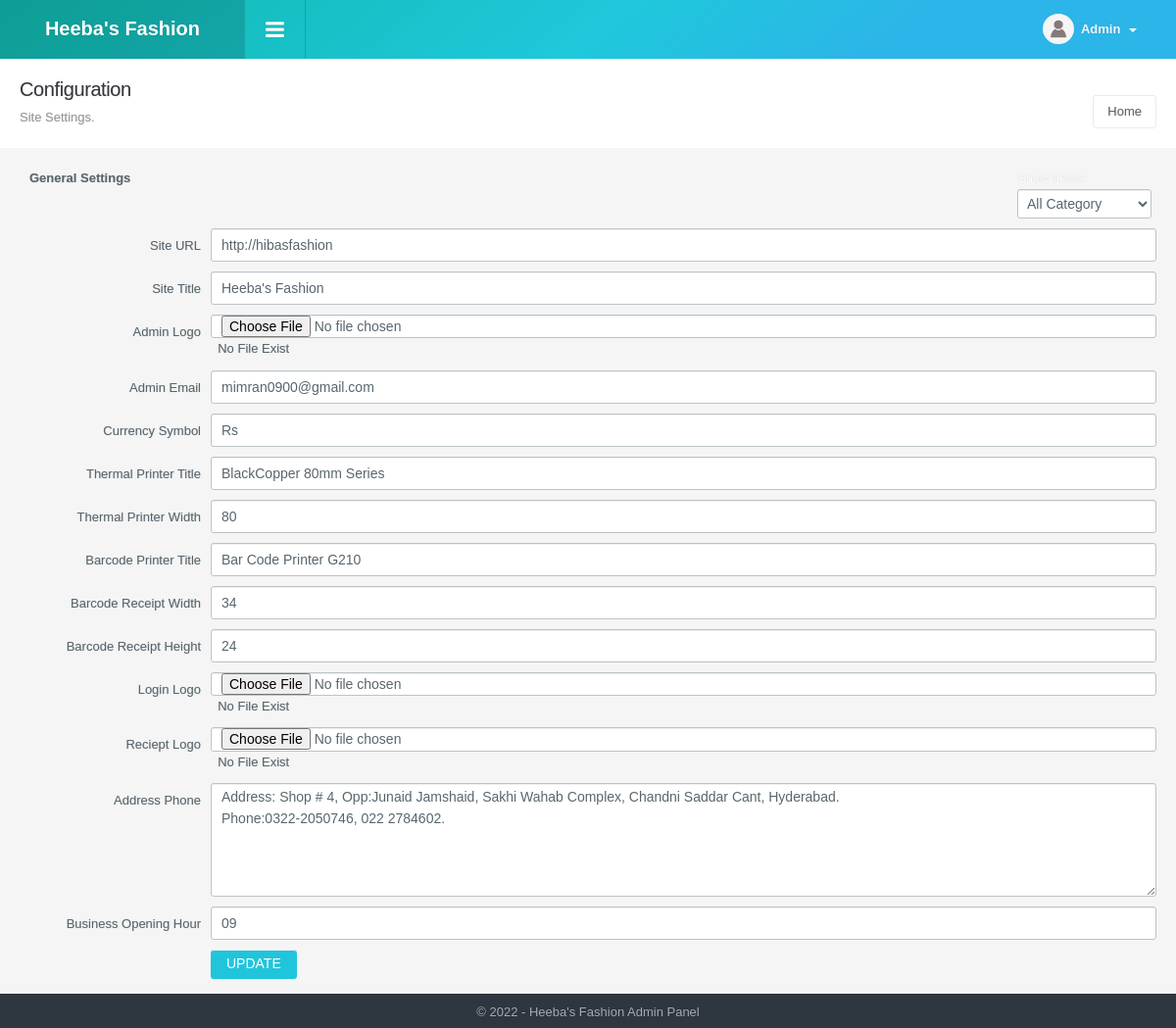
Page /config_manage.php (signed in) on the earlier database version.
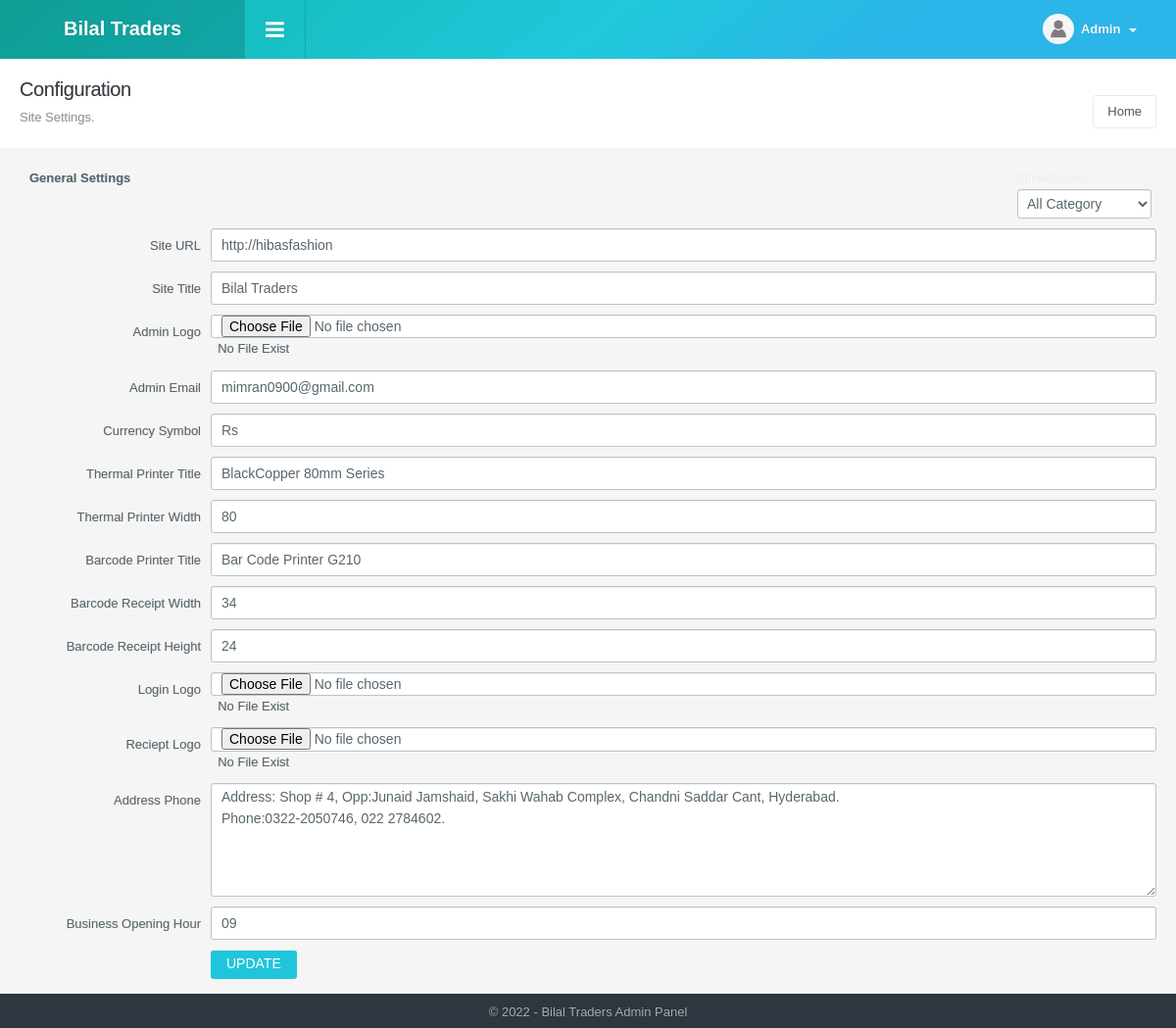
Same page on the later database version.
### tables this page shows
CREATE TABLE `config_variable` (
  `id` int NOT NULL,
  `config_type_id` int NOT NULL,
  `title` varchar(512) NOT NULL,
  `notes` varchar(512) NOT NULL,
  `type` varchar(200) NOT NULL,
  `default_values` text NOT NULL,
  `key` varchar(200) NOT NULL,
  `value` text NOT NULL,
  `sortorder` int NOT NULL
);

### include/db.php (called while the page is built, shortened)
<?php
function doquery($qr,$lnk){
	@$res=mysqli_query($lnk, $qr) or die($qr." - ".mysqli_error($lnk));
	return $res;
}
function dofetch($rs){
	@$rec=mysqli_fetch_array($rs);
	return $rec;
}
function numrows($rs){
	return mysqli_num_rows($rs);
}

### include/utility.php (the view, shortened to what the changed rows need)
<?php
function get_config($var){
	global $dblink;
	$sql="select value from config_variable where `key`='".slash($var)."'";
	$resConfig=doquery($sql,$dblink);
	if(numrows($resConfig)>0){
		while($rowConfig=dofetch($resConfig))
			return unslash($rowConfig["value"]);
	}
}
$site_title=get_config("site_title");
$site_url=get_config("site_url");
$file_upload_url=$site_url."/uploads/";
function slash($str){
	if(!is_array($str))
		return utf8_encode(addslashes($str));
	else{
		for($i=0; $i<count($str); $i++)
			$str[$i]=slash($str[$i]);
		return $str;
	}
}
function unslash($str){
	return stripslashes(utf8_decode($str));
	}
function getInputBox($type, $value, $id, $class,$default_values){
	global $file_upload_url;
	switch($type){
		case "text":
				echo '<input type="text" size="62%" name="text_'.$id.'" class="'.$class.'" value="'.$value.'" />';
        break;
		case "file":
			if ($value != "") {
			echo '<input type="file" size="50%" name="file_'.$id.'" class="'.$class.'" /><a href="'.$file_upload_url.'/config/'.$value.'" target="_blank" style=" color:#000;">&nbsp;&nbsp;Previous File</a>';
			}
			else{
				echo '<input type="file" size="50%" name="file_'.$id.'" class="'.$class.'" />&nbsp;&nbsp;No File Exist';
				}
        break;
		case "textarea":
			echo '<textarea name="textarea_'.$id.'" class="'.$class.'" cols="80" rows="5">'.$value.'</textarea>';
        break;
	}
}

### include/header.php (shortened to what the changed rows need)
<!DOCTYPE html>
<html>
<head>
<link type="text/css" rel="stylesheet" href="css/font-awesome.min.css" />
<link type="text/css" rel="stylesheet" href="css/font-awesome.css" />
<link type="text/css" rel="stylesheet"  href="css/bootstrap.css" />
<link rel="stylesheet" href="css/bootstrap-datetimepicker.min.css" />
<link type="text/css" rel="stylesheet"  href="css/awesome-bootstrap-checkbox.css" />
<link href="css/general.css" type="text/css" rel="stylesheet" />
<link type="text/css" rel="stylesheet"  href="css/style.css" />
<link rel="stylesheet" href="css/style.min.css">
</head>
<body>
	<div id="wrapper" class="round_corners">
    	<div id="top" class="clearfix">
            <div class="applogo">
                <a href="index.php" class="logo"><?php $admin_logo=get_config("admin_logo"); if(empty($admin_logo)) echo $site_title; else { ?><img src="<?php echo $file_upload_root;?>config/<?php echo $admin_logo?>" /><?php }?></a>
            </div>
        </div>
		<div class="content">

### modules/config/list.php (shortened to what the changed rows need)
<?php
$extra='';
if(isset($_GET["config_id"]))
	$config_id=slash($_GET["config_id"]);
else
	$config_id=0;
?>
<div class="page-header">
	<h1 class="title">Configuration</h1>
</div>
<form action="config_manage.php?tab=edit" method="post" enctype="multipart/form-data" name="frmAdd"  onSubmit="return checkFields();" class="form-horizontal form-horizontal-left">
  	<div class="list config-form">
		<?php
        if($config_id!=0)
            $extra=" and id='".$config_id."'";
        else
            $extra="";
        $res=doquery("Select * from config_type where 1 $extra order by sortorder ASC",$dblink);
        if(numrows($res)>0){
            while($rec=dofetch($res)){
        	?>
    		<div style="text-align:left; font-weight:bold; margin-bottom:40px;"><?php echo htmlentities(unslash($rec["title"]));?></div>
   			<?php
			$res1=doquery("Select * from config_variable where config_type_id='".addslashes($rec["id"])."' order by id ",$dblink);
			if(numrows($res1)>0){
				while($rec1=dofetch($res1)){
					$rec1["value"]=unslash($rec1["value"]);
					?>
					<div class="form-group">
						<div class="row">
							<div class="col-sm-2 control-label">
								<label class="form-label" for="title"><?php echo $rec1["title"]?></label>
							</div>
							<div class="col-sm-10">
							<?php
								switch($rec1["type"]){
									case "text":
									case "submit":
									case "file":
									case "textarea":
									case "button":
										getInputBox($rec1["type"],$rec1["value"],$rec1["id"],"","");
									break;
								}
							?>
							</div>
						</div>
					</div>
        			<?php
				}
				?>
                <div class="form-group">
                    <div class="row">
                        <div class="col-sm-2 control-label">
                        </div>
                        <div class="col-sm-10">
                            <input type="submit" value="UPDATE" class="btn btn-default btn-l" name="config_edit" title="Update Record" />
                        </div>
                    </div>
                </div>
				<?php
			}
			else{
			?>
            <div class="err">No Variables  Found</div>
        	<?php
			}
		}
	}
	?>
	</div>
</form>

### include/footer.php (shortened to what the changed rows need)
<div id="footer" class="bottom_round_corners">
	<div id="footer_content">
    	<address>&copy; <?php echo date("Y");?> - <?php echo $site_title; ?> Admin Panel</address>
    </div>
</div>
</div>
<link href="js/fancybox/jquery.fancybox.css" rel="stylesheet" type="text/css" />
<link href="js/chosen/chosen.css" rel="stylesheet" type="text/css" />
<link href="css/jquery-ui.min.css" rel="stylesheet" type="text/css" />
<?php include("include/upload_center.php");?>
<link rel="stylesheet" type="text/css" href="css/angularjs-datetime-picker.css" />
</body>
</html>

Differences in the rows shown:
changed config_variable "Site Title": value "Heeba's Fashion" → "Bilal Traders"
